Frame 1 (no input): blank canvas, image omitted
Frame 60 (the mouse pressed at the canvas centre just before this capture): blank canvas, image omitted
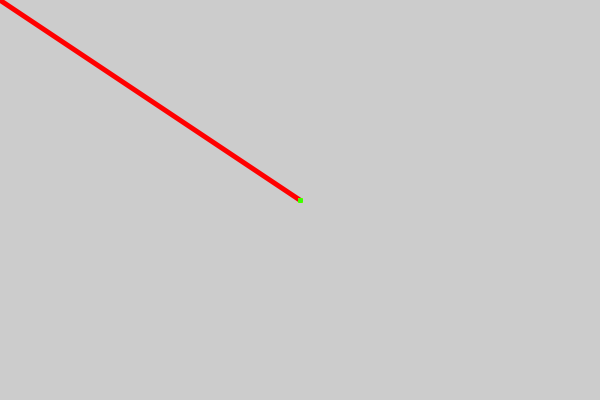
Frame 120 (the mouse held since frame 60 and released just before this capture)

The Processing sketch whose frames 1 and 60 were blank and that drew this single picture after the mouse press (run headless with seeded random() and noise(); from frame 60 on, the mouse is pressed at the canvas centre):

// Processing sketch: processing_33686
// ── processing_33686.pde

/* 

   Drawing Tool
   Liz Rutledge
   August 11,2010
   
   */
   
   
 float h=0;
 float s=100;
 float b=100;
 float dh=1;
 
 
 void setup(){
    size(600,400); 
    ellipseMode(CENTER);
    strokeWeight(5);
    
    
 }
 
 void draw(){
    colorMode(HSB,100); 
    
    if(mousePressed){
        //ellipse(mouseX,mouseY,10,10);
        stroke(h,s,b);   
         
        line(mouseX,mouseY,pmouseX,pmouseY);
        h+=.5; //make rainbow colors change
        if(h>=100){h=0;}
    }
 
  
   
 } //draw function
